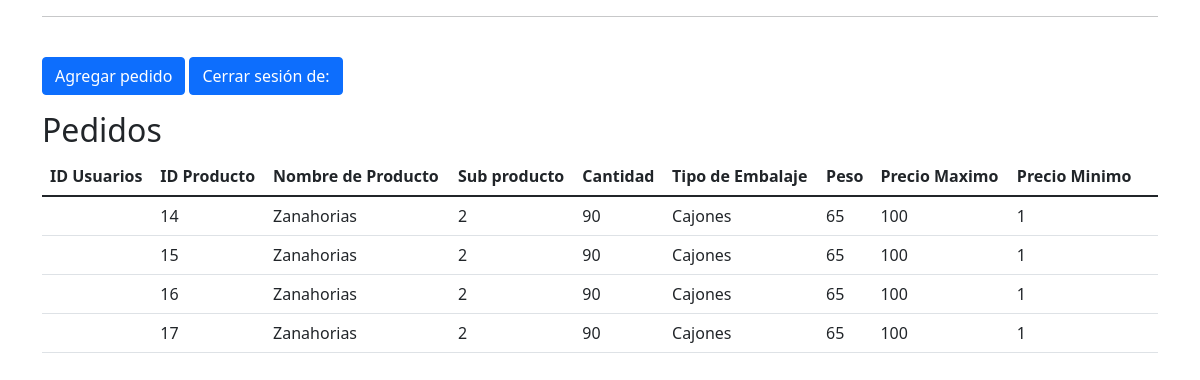
The page /inicio_crud.php on the database as committed earlier.
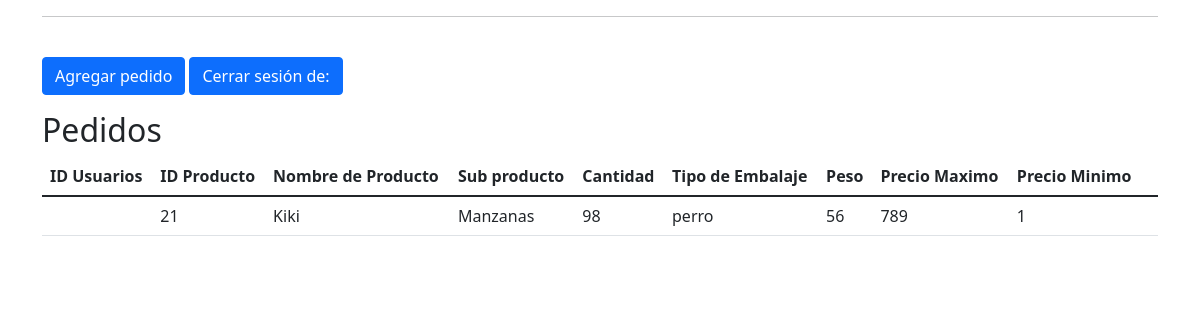
The same page on the database as committed later.
### tables this page shows
CREATE TABLE `productos` (
  `id_producto` int(10) NOT NULL,
  `producto_nombre` varchar(20) DEFAULT NULL,
  `sub_producto` varchar(20) DEFAULT NULL,
  `cantidad` int(10) DEFAULT NULL,
  `tipo` varchar(10) DEFAULT NULL,
  `peso` decimal(65,0) DEFAULT NULL,
  `precio_max` float DEFAULT NULL,
  `precio_min` float DEFAULT NULL,
  `nombre_puestero` varchar(40) DEFAULT NULL
);

### funciones.php (called while the page is built, shortened)
<?php
function escapar($html){
    return htmlspecialchars($html, ENT_QUOTES | ENT_SUBSTITUTE, "UTF-8");
}

### inicio_crud.php (the view, shortened to what this page needs)
<?php
include 'funciones.php';
$error = false;
$config = include 'config.php';
try {
    $dsn ='mysql:host=' .  $config['db']['host'] . ';dbname=' . $config ['db']['name'];
    $conexion = new PDO($dsn, $config ['db']['user'], $config['db']['pass'], $config ['db']['options']);
    if($_SESSION['nivel']==1){
        $consultaSQL = "SELECT * FROM productos WHERE id_usuario=" . $_SESSION['id_usuario'];
    }else{
        $consultaSQL = "SELECT * FROM productos";
    }
    $sentencia = $conexion->prepare($consultaSQL);
    $sentencia->execute();
    $productos = $sentencia->fetchAll();
} catch (PDOException $error){
    $error = $error->getMessage();
}
    $titulo = isset($_POST['nombre_puestero']) ? 'Pedidos (' . $_POST['nombre_puestero'] . ')' : 'Pedidos';
?>
<?php include "templates/header.php"; ?>
<div class="container">
    <div class="row">
        <div class="col-md-12">
            <hr>
            <a href="crear.php" class="btn btn-primary mt-4">Agregar pedido</a>
            <a href="logout.php" class="btn btn-primary mt-4">Cerrar sesión de: <?php echo $_SESSION['nombre'] ?></a>
        </div>
    </div>
</div>
<div class="container">
    <div class="row">
        <div class="col-md-12">
            <h2 class="mt-3"><?=$titulo ?></h2>
            <table class="table">
                <thead>
                    <tr>
                        <th>ID Usuarios</th>
                        <th>ID Producto</th>
                        <th>Nombre de Producto</th>
                        <th>Sub producto</th>
                        <th>Cantidad</th>
                        <th>Tipo de Embalaje</th>
                        <th>Peso</th>
                        <th>Precio Maximo</th>
                        <th>Precio Minimo</th>
                    </tr>
                </thead>
                <tbody>
                    <?php
                    if ($productos && $sentencia ->rowCount() > 0){
                        foreach ($productos as $fila) {
                            ?>
                            <tr>
                                <td><?php echo escapar ($fila['id_usuario']); ?></td>
                                <td><?php echo escapar ($fila['id_producto']); ?></td>
                                <td><?php echo escapar ($fila['producto_nombre']); ?></td>
                                <td><?php echo escapar ($fila['sub_producto']); ?></td>
                                <td><?php echo escapar ($fila['cantidad']); ?></td>
                                <td><?php echo escapar ($fila['tipo']); ?></td>
                                <td><?php echo escapar ($fila['peso']); ?></td>
                                <td><?php echo escapar ($fila['precio_max']); ?></td>
                                <td><?php echo escapar ($fila['precio_min']); ?></td>
                                <td>
                            <?php
                }
            }
                    ?>
                </tbody>
            </table>
        </div>
    </div>
</div>
<?php include "templates/footer.php"; ?>

Rows that differ between the two databases and show on the page:
removed productos: id_producto "14", producto_nombre "Zanahorias", sub_producto "2", cantidad "90", tipo "Cajones", peso "65", precio_max "100", precio_min "1"
removed productos: id_producto "15", producto_nombre "Zanahorias", sub_producto "2", cantidad "90", tipo "Cajones", peso "65", precio_max "100", precio_min "1"
removed productos: id_producto "16", producto_nombre "Zanahorias", sub_producto "2", cantidad "90", tipo "Cajones", peso "65", precio_max "100", precio_min "1"
removed productos: id_producto "17", producto_nombre "Zanahorias", sub_producto "2", cantidad "90", tipo "Cajones", peso "65", precio_max "100", precio_min "1"
added productos: id_producto "21", producto_nombre "Kiki", sub_producto "Manzanas", cantidad "98", tipo "perro", peso "56", precio_max "789", precio_min "1"
